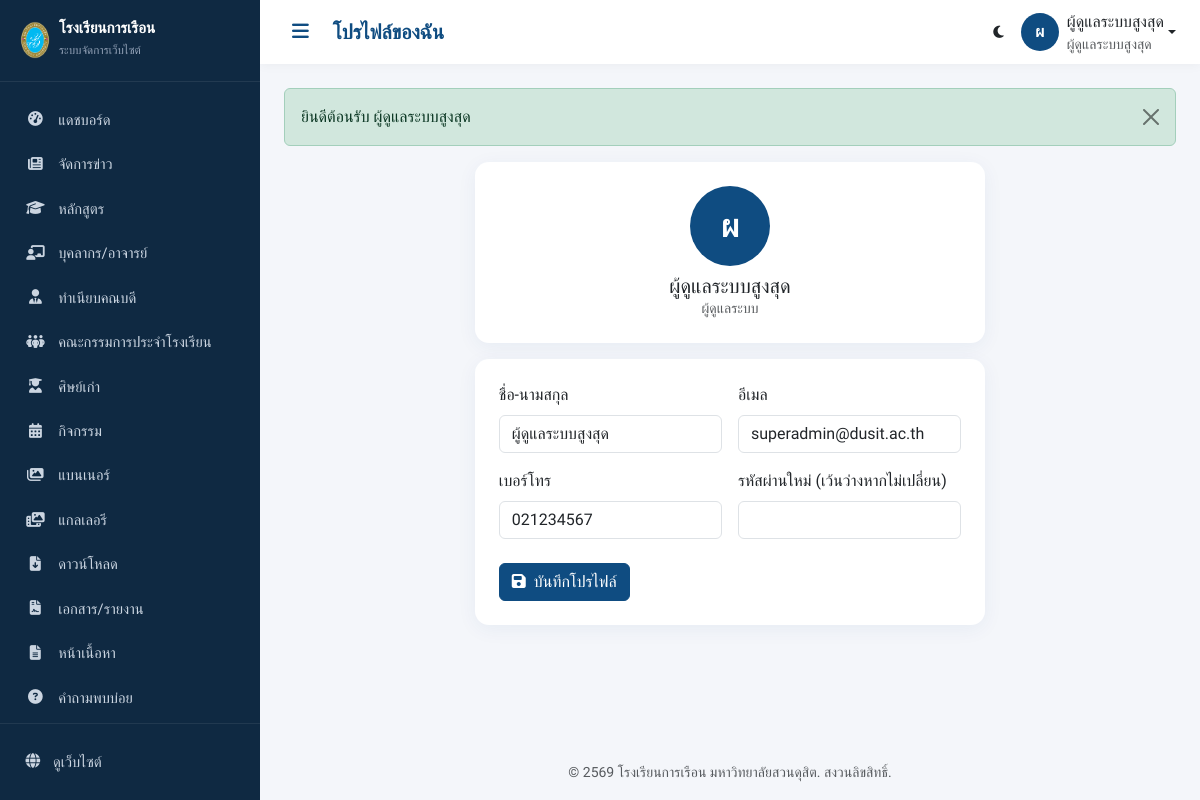
Screenshot of /admin/users/profile (signed in) with the database file from the repository.
### tables this page shows
CREATE TABLE `users` (
  `id`             INT UNSIGNED NOT NULL AUTO_INCREMENT,
  `role_id`        INT UNSIGNED NOT NULL,
  `username`       VARCHAR(100) NOT NULL,
  `email`          VARCHAR(150) NOT NULL,
  `password`       VARCHAR(255) NOT NULL COMMENT 'เก็บเป็น hash เท่านั้น',
  `full_name`      VARCHAR(150) NOT NULL,
  `phone`          VARCHAR(30)  DEFAULT NULL,
  `avatar`         VARCHAR(255) DEFAULT NULL,
  `position`       VARCHAR(150) DEFAULT NULL COMMENT 'ตำแหน่ง',
  `remember_token` VARCHAR(255) DEFAULT NULL,
  `last_login_at`  DATETIME DEFAULT NULL,
  `last_login_ip`  VARCHAR(45) DEFAULT NULL,
  `login_attempts` TINYINT UNSIGNED NOT NULL DEFAULT 0,
  `locked_until`   DATETIME DEFAULT NULL,
  `status`         ENUM('active','inactive') NOT NULL DEFAULT 'active',
  `created_at`     DATETIME DEFAULT NULL,
  `updated_at`     DATETIME DEFAULT NULL,
  `deleted_at`     DATETIME DEFAULT NULL,
  PRIMARY KEY (`id`),
  UNIQUE KEY `uq_users_username` (`username`),
  UNIQUE KEY `uq_users_email` (`email`),
  KEY `idx_users_role` (`role_id`),
  CONSTRAINT `fk_users_role` FOREIGN KEY (`role_id`) REFERENCES `roles`(`id`)
);

### app/core/View.php (called while the page is built, shortened)
<?php
class View
{
    public static function render(string $view, array $data = [], ?string $layout = 'public'): void
    {
        $viewFile = VIEW_PATH . '/' . $view . '.php';
        extract($data, EXTR_SKIP);
        require $viewFile;
        $content = ob_get_clean();
        $layoutFile = VIEW_PATH . '/layouts/' . $layout . '.php';
        require $layoutFile;
    }
}

### app/core/Controller.php (called while the page is built, shortened)
<?php
abstract class Controller
{
    protected function model(string $name)
    {
        $file = APP_PATH . '/models/' . $name . '.php';
        return new $name();
    }
    protected function adminView(string $view, array $data = []): void
    {
        if (!str_starts_with($view, 'admin/')) {
            $view = 'admin/' . $view;
        }
        View::render($view, $data, 'admin');
    }
}

### app/controllers/admin/UsersController.php (called while the page is built, shortened)
<?php
class UsersController extends AdminController
{
    public function profile(): void
    {
        $item = $this->model('User')->find(Auth::id());
        $this->adminView('users/profile', ['title' => 'โปรไฟล์ของฉัน', 'item' => $item]);
    }
}

### app/core/App.php (called while the page is built, shortened)
<?php
class App
{
    private string $method = DEFAULT_METHOD;
    private bool   $isAdmin = false;
    public function run(): void
    {
        $url = $this->parseUrl();
        if (!empty($url) && strtolower($url[0]) === 'admin') {
            $this->isAdmin = true;
            array_shift($url);
            $controllerDir = APP_PATH . '/controllers/admin/';
        } else {
            $controllerDir = APP_PATH . '/controllers/';
            $namespacePrefix = '';
        }
        if (!empty($url[0])) {
            $candidate = ucfirst($url[0]) . 'Controller';
            if (file_exists($controllerDir . $candidate . '.php')) {
                array_shift($url);
            } elseif ($this->isAdmin) {
                $this->controllerName = 'DashboardController';
            }
        }
        $controller = new $className();
        if (!empty($url[0]) && method_exists($controller, $url[0])) {
            $this->method = $url[0];
            array_shift($url);
        }
        $this->params = $url ? array_values($url) : [];
        call_user_func_array([$controller, $this->method], $this->params);
    }
    private function parseUrl(): array
    {
        $url = rtrim($_GET['url'], '/');
        $url = filter_var($url, FILTER_SANITIZE_URL);
        return explode('/', $url);
    }
}

### public/index.php (called while the page is built)
<?php
require_once __DIR__ . '/../app/core/bootstrap.php';
$app = new App();
$app->run();

### app/core/bootstrap.php (called while the page is built, shortened)
<?php
spl_autoload_register(function ($class) {
    $short = str_contains($class, '\\') ? substr(strrchr($class, '\\'), 1) : $class;
    $paths = [
        APP_PATH . '/core/' . $short . '.php',
        APP_PATH . '/helpers/' . $short . '.php',
        APP_PATH . '/models/' . $short . '.php',
        APP_PATH . '/middleware/' . $short . '.php',
    ];
    foreach ($paths as $path) {
        if (file_exists($path)) {
            return;
        }
    }
});
require_once APP_PATH . '/helpers/functions.php';

### app/helpers/Auth.php (called while the page is built, shortened)
<?php
class Auth
{
    public static function user(): ?array
    {
        return $_SESSION['user'] ?? null;
    }
    public static function id(): ?int
    {
        return $_SESSION['user']['id'] ?? null;
    }
}

### app/core/Model.php (called while the page is built, shortened)
<?php
abstract class Model
{
    protected Database $db;
    protected string $table = '';
    protected string $primaryKey = 'id';
    protected bool $softDelete = true;
    public function __construct()
    {
        $this->db = new Database();
    }
    public function find(int $id): ?array
    {
        $sql = "SELECT * FROM {$this->table} WHERE {$this->primaryKey} = :id";
        if ($this->softDelete) {
            $sql .= " AND deleted_at IS NULL";
        }
        $sql .= " LIMIT 1";
        $row = $this->db->query($sql)->bind(['id' => $id])->one();
        return $row ?: null;
    }
}

### app/config/database.php (called while the page is built)
<?php
return [
    'host'     => '127.0.0.1',
    'port'     => '3306',
    'database' => 'fooddusit_db',
    'username' => 'root',
    'password' => '',
    'charset'  => 'utf8mb4',
    'collation'=> 'utf8mb4_unicode_ci',
    'options'  => [
        PDO::ATTR_ERRMODE            => PDO::ERRMODE_EXCEPTION,
        PDO::ATTR_DEFAULT_FETCH_MODE => PDO::FETCH_ASSOC,
        PDO::ATTR_EMULATE_PREPARES   => false,
        PDO::ATTR_PERSISTENT         => false,
    ],
];

### app/core/Database.php (called while the page is built, shortened)
<?php
class Database
{
    private static ?PDO $instance = null;
    private $stmt = null;
    public static function pdo(): PDO
    {
        if (self::$instance === null) {
            $config = require APP_PATH . '/config/database.php';
            $dsn = sprintf(
                'mysql:host=%s;port=%s;dbname=%s;charset=%s',
                $config['host'],
                $config['port'],
                $config['database'],
                $config['charset']
            );
            try {
                self::$instance = new PDO(
                    $dsn,
                    $config['username'],
                    $config['password'],
                    $config['options']
                );
            } catch (PDOException $e) {
                if (APP_ENV === 'development') {
                    die('เชื่อมต่อฐานข้อมูลไม่สำเร็จ: ' . $e->getMessage());
                }
                error_log('DB Connection Error: ' . $e->getMessage());
                die('ขออภัย ระบบไม่สามารถเชื่อมต่อฐานข้อมูลได้ในขณะนี้');
            }
        }
        return self::$instance;
    }
    public function query(string $sql): self
    {
        $this->stmt = self::pdo()->prepare($sql);
        return $this;
    }
    public function bind(array $params): self
    {
        foreach ($params as $key => $value) {
            $type = match (true) {
                is_int($value)  => PDO::PARAM_INT,
                is_bool($value) => PDO::PARAM_BOOL,
                is_null($value) => PDO::PARAM_NULL,
                default         => PDO::PARAM_STR,
            };
            $param = is_int($key) ? $key + 1 : ':' . ltrim($key, ':');
            $this->stmt->bindValue($param, $value, $type);
        }
        return $this;
    }
    public function execute(array $params = []): bool
    {
        return $params ? $this->stmt->execute($params) : $this->stmt->execute();
    }
    public function all(array $params = []): array
    {
        $this->execute($params ?: []);
        return $this->stmt->fetchAll();
    }
    public function one(array $params = [])
    {
        $this->execute($params ?: []);
        return $this->stmt->fetch();
    }
}

### app/views/admin/users/profile.php (the view, shortened to what this page needs)
<form method="post" action="<?= url('admin/users/saveProfile') ?>">
  <div class="row justify-content-center">
    <div class="col-lg-7">
      <div class="card p-4 text-center mb-3">
        <span class="avatar-circle mx-auto mb-2" style="width:80px;height:80px;font-size:2rem"><?= mb_substr($item['full_name'], 0, 1) ?></span>
        <h5 class="mb-0"><?= e($item['full_name']) ?></h5>
        <small class="text-muted"><?= e($item['position'] ?: 'ผู้ใช้งานระบบ') ?></small>
      </div>
      <div class="card p-4">
        <div class="row g-3">
          <div class="col-md-6"><label class="form-label">ชื่อ-นามสกุล</label>
            <input type="text" name="full_name" class="form-control" value="<?= e($item['full_name']) ?>" required></div>
          <div class="col-md-6"><label class="form-label">อีเมล</label>
            <input type="email" name="email" class="form-control" value="<?= e($item['email']) ?>" required></div>
          <div class="col-md-6"><label class="form-label">เบอร์โทร</label>
            <input type="text" name="phone" class="form-control" value="<?= e($item['phone']) ?>"></div>
          <div class="col-md-6"><label class="form-label">รหัสผ่านใหม่ (เว้นว่างหากไม่เปลี่ยน)</label>
            <input type="password" name="password" class="form-control"></div>
        </div>
        <div class="mt-4"><button class="btn btn-primary"><i class="fa-solid fa-floppy-disk me-1"></i> บันทึกโปรไฟล์</button></div>
      </div>
    </div>
  </div>
</form>

### app/views/layouts/admin.php (shortened to what this page needs)
<?php
$user = Auth::user();
$cur = trim($_GET['url'] ?? '', '/');
function menu_active(string $seg): string {
    global $cur;
    return str_starts_with($cur, 'admin/' . $seg) ? 'active' : '';
}
$navItems = [
    ['',           'gauge-high',      'แดชบอร์ด', null],
    ['news',       'newspaper',       'จัดการข่าว', 'news.view'],
    ['programs',   'graduation-cap',  'หลักสูตร', 'programs.manage'],
    ['staff',      'chalkboard-user', 'บุคลากร/อาจารย์', 'staff.manage'],
    ['deans',      'user-tie',        'ทำเนียบคณบดี', 'staff.manage'],
    ['committee',  'people-group',    'คณะกรรมการประจำโรงเรียน', 'committee.manage'],
    ['alumni',     'user-graduate',   'ศิษย์เก่า', 'staff.manage'],
    ['events',     'calendar-days',   'กิจกรรม', 'events.manage'],
    ['banner',     'images',          'แบนเนอร์', 'banner.manage'],
    ['gallery',    'photo-film',      'แกลเลอรี', 'gallery.manage'],
    ['downloads',  'file-arrow-down', 'ดาวน์โหลด', 'downloads.manage'],
    ['documents',  'file-contract',   'เอกสาร/รายงาน', 'documents.manage'],
    ['pages',      'file-lines',      'หน้าเนื้อหา', 'pages.manage'],
    ['faq',        'circle-question', 'คำถามพบบ่อย', 'pages.manage'],
    ['contact',    'envelope',        'ข้อความติดต่อ', 'contact.view'],
    ['users',      'users',           'ผู้ใช้งาน', 'users.manage'],
    ['roles',      'user-shield',     'บทบาท/สิทธิ์', 'roles.manage'],
    ['settings',   'gear',            'ตั้งค่าเว็บไซต์', 'settings.manage'],
];
?>
<!DOCTYPE html>
<html lang="th" data-bs-theme="light">
<head>
    <link href="https://cdn.jsdelivr.net/npm/bootstrap@5.3.3/dist/css/bootstrap.min.css" rel="stylesheet">
    <link href="https://cdnjs.cloudflare.com/ajax/libs/font-awesome/6.5.1/css/all.min.css" rel="stylesheet">
    <link href="<?= asset('css/admin.css') ?>" rel="stylesheet">
</head>
<body>
<div class="admin-wrapper">
    <aside class="admin-sidebar" id="sidebar">
        <div class="sidebar-brand">
            <img src="<?= asset('images/sdu-logo.png') ?>" alt="โลโก้ มสด." style="height:38px;width:auto">
            <div class="brand-text ms-2">
                <strong>โรงเรียนการเรือน</strong>
                <small>ระบบจัดการเว็บไซต์</small>
            </div>
        </div>
        <nav class="sidebar-nav">
            <?php foreach ($navItems as [$path, $icon, $label, $perm]): ?>
                <a href="<?= url('admin/' . $path) ?>" class="nav-link <?= menu_active($path) ?: ($path === '' && $cur === 'admin' ? 'active' : '') ?>">
                    <i class="fa-solid fa-<?= $icon ?>"></i> <span><?= $label ?></span>
                </a>
            <?php endforeach; ?>
        </nav>
        <div class="sidebar-footer">
            <a href="<?= url('') ?>" target="_blank" class="nav-link"><i class="fa-solid fa-globe"></i> <span>ดูเว็บไซต์</span></a>
        </div>
    </aside>
    <div class="admin-main">
        <header class="admin-topbar">
            <button class="btn btn-sm btn-toggle" id="sidebarToggle"><i class="fa-solid fa-bars"></i></button>
            <h5 class="topbar-title mb-0"><?= e($title ?? '') ?></h5>
            <div class="ms-auto d-flex align-items-center gap-3">
                <button class="btn btn-sm btn-link text-reset p-0" id="adminThemeToggle" title="สลับโหมด"><i class="fa-solid fa-moon"></i></button>
                <div class="dropdown">
                    <a class="d-flex align-items-center text-reset text-decoration-none dropdown-toggle" data-bs-toggle="dropdown">
                        <span class="avatar-circle"><?= mb_substr($user['name'] ?? 'A', 0, 1) ?></span>
                        <span class="d-none d-md-inline ms-2">
                            <span class="fw-500"><?= e($user['name']) ?></span>
                            <small class="d-block text-muted"><?= e($user['role_name']) ?></small>
                        </span>
                    </a>
                </div>
            </div>
        </header>
        <main class="admin-content">
            <?php if ($fm = flash_messages()): ?><?= $fm ?><?php endif; ?>
            <?= $content ?>
        </main>
        <footer class="admin-footer">
            <small class="text-muted"><?= e(setting('copyright', 'โรงเรียนการเรือน มหาวิทยาลัยสวนดุสิต')) ?></small>
        </footer>
    </div>
</div>
</body>
</html>

### public/assets/css/admin.css (style rules this page uses)
:root { --primary: #0F4C81; --primary-dark: #0a3a63; --gold: #D4AF37; --sidebar-w: 260px; --sidebar-bg: #0f2942; --admin-bg: #f4f6fa; --card-radius: 14px; }
* { box-sizing: border-box; }
body { font-family: 'Sarabun', sans-serif; background: var(--admin-bg); margin: 0; }
h1,h2,h3,h4,h5,h6 { font-family: 'Prompt', sans-serif; }
.admin-wrapper { display: flex; min-height: 100vh; }
.admin-main { flex: 1; margin-left: var(--sidebar-w); display: flex; flex-direction: column; min-width: 0; transition: margin .3s; }
.admin-sidebar { width: var(--sidebar-w); background: var(--sidebar-bg); color: #cbd5e1; position: fixed; top: 0; left: 0; bottom: 0; display: flex; flex-direction: column; z-index: 1040; transition: transform .3s; }
.sidebar-brand { display: flex; align-items: center; padding: 1.2rem 1.2rem; border-bottom: 1px solid rgba(255,255,255,.08); }
.sidebar-brand .brand-text strong { color: #fff; font-size: .95rem; display: block; line-height: 1.2; }
.sidebar-brand .brand-text small { color: #94a3b8; font-size: .72rem; }
.sidebar-nav { flex: 1; overflow-y: auto; padding: 1rem 0; }
.sidebar-nav .nav-link, .sidebar-footer .nav-link { display: flex; align-items: center; gap: .8rem; color: #cbd5e1; padding: .7rem 1.4rem; font-size: .92rem; transition: all .2s; border-left: 3px solid transparent; }
.sidebar-nav .nav-link i { width: 20px; text-align: center; }
.sidebar-footer { padding: 1rem 0; border-top: 1px solid rgba(255,255,255,.08); }
.admin-topbar { background: #fff; height: 64px; display: flex; align-items: center; gap: 1rem; padding: 0 1.5rem; box-shadow: 0 2px 10px rgba(0,0,0,.04); position: sticky; top: 0; z-index: 1020; }
.topbar-title { font-weight: 600; color: var(--primary); }
.btn-toggle { background: transparent; border: none; font-size: 1.2rem; color: var(--primary); }
.avatar-circle { width: 38px; height: 38px; border-radius: 50%; background: var(--primary); color: #fff; display: inline-grid; place-items: center; font-weight: 600; }
.admin-content { padding: 1.5rem; flex: 1; }
.admin-footer { padding: 1rem 1.5rem; text-align: center; }
.card { border: none; border-radius: var(--card-radius); box-shadow: 0 4px 20px rgba(15,76,129,.06); }
.btn-primary { background: var(--primary); border-color: var(--primary); }

### rows the page displays
users: full_name "ผ", full_name "ผู้ดูแลระบบสูงสุด", position "ผู้ดูแลระบบ", email "superadmin@dusit.ac.th", phone "021234567"

### other values shown
$label "แดชบอร์ด"
$label "จัดการข่าว"
$label "หลักสูตร"
$label "บุคลากร/อาจารย์"
$label "ทำเนียบคณบดี"
$label "คณะกรรมการประจำโรงเรียน"
$label "ศิษย์เก่า"
$label "กิจกรรม"
$label "แบนเนอร์"
$label "แกลเลอรี"
$label "ดาวน์โหลด"
$label "เอกสาร/รายงาน"
$label "หน้าเนื้อหา"
$label "คำถามพบบ่อย"
$title "โปรไฟล์ของฉัน"
